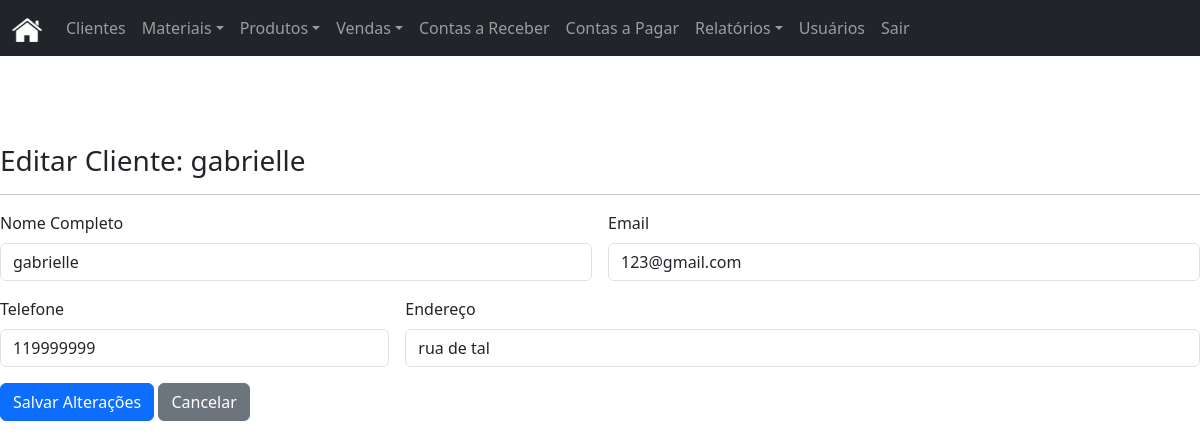
The app's page /index.php?page=clientes/edit&id=3 (signed in) with its own data.
### tables this page shows
CREATE TABLE `clientes` (
  `id` int(11) NOT NULL AUTO_INCREMENT,
  `nome` varchar(255) NOT NULL,
  `email` varchar(255) DEFAULT NULL,
  `telefone` varchar(20) DEFAULT NULL,
  `endereco` text DEFAULT NULL,
  PRIMARY KEY (`id`)
);

### modulos/clientes/edit.php (the view, shortened to what this page needs)
<?php
$cliente_id = $_GET['id'] ?? 0;
$stmt = $pdo->prepare("SELECT * FROM clientes WHERE id = ?");
$stmt->execute([$cliente_id]);
$cliente = $stmt->fetch();
?>
<h3>Editar Cliente: <?= htmlspecialchars($cliente['nome']) ?></h3>
<hr>
<form method="POST" action="modulos/clientes/actions.php">
    <div class="row g-3">
        <div class="col-md-6">
            <label for="nome" class="form-label">Nome Completo</label>
            <input type="text" class="form-control" id="nome" name="nome" value="<?= htmlspecialchars($cliente['nome']) ?>" required>
        </div>
        <div class="col-md-6">
            <label for="email" class="form-label">Email</label>
            <input type="email" class="form-control" id="email" name="email" value="<?= htmlspecialchars($cliente['email']) ?>">
        </div>
        <div class="col-md-4">
            <label for="telefone" class="form-label">Telefone</label>
            <input type="text" class="form-control" id="telefone" name="telefone" value="<?= htmlspecialchars($cliente['telefone']) ?>">
        </div>
        <div class="col-md-8">
            <label for="endereco" class="form-label">Endereço</label>
            <input type="text" class="form-control" id="endereco" name="endereco" value="<?= htmlspecialchars($cliente['endereco']) ?>">
        </div>
    </div>
    <button type="submit" class="btn btn-primary mt-3">Salvar Alterações</button>
    <a href="index.php?page=clientes" class="btn btn-secondary mt-3">Cancelar</a>
</form>

### includes/header.php (style rules this page uses)
body { padding-top: 5rem; }

### records on screen
clientes: nome "gabrielle", email "123@gmail.com", telefone "119999999", endereco "rua de tal"
